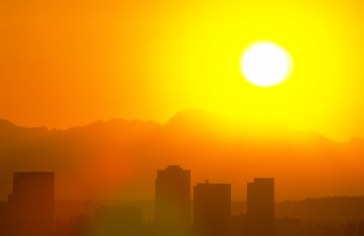
%> input picture matlab/Lab 6 v2/sunset.tiff, 364 x 236 px
$ octave lab6.m   (GNU Octave 9; MATLAB toolbox functions it lacks are replaced by stand-ins)
%> lines starting %> are read from the running program, lines starting %| are printed output that depends on the picture; in (x1, y1, x2, y2) boxes, pixels count from 0 and x2, y2 are one past the last pixel; in counts of white or black regions, pixels touching at a corner belong together; the program's own positions count from 1
### matlab/Lab 6 v2/create_xymatMD.m
function [x_mat, y_mat] = create_xymatMD(num_rows, num_cols, ss)

% Esta funci?n debe regresar dos vectores:
% x_mat, que contiene num_rows elementos. Cada elemento tiene la posici?n
% normalizada (de 0 a 1). La posici?n se normaliza dividiendo el num de
% posici?n entre el total de cols.
    x_mat = [1:num_rows];
    y_mat = [1:num_cols];
    x_mat(:) = (x_mat/num_rows) * ss;
    y_mat(:) = (y_mat/num_cols) * ss;
    x_mat = x_mat';
    y_mat = y_mat';


end

### matlab/Lab 6 v2/normalize_matrix.m
function [I, max_val, min_val] = normalize_matrix(I)
%normalize matrix
% Regresa la matriz I normalizada, as? como los arrays max_val y
% min_val que contienen 3 elementos cada no con el max y min valor de
% cada una de las 3 dimensiones de I

I=double(I);

min_val = [min(min(I(:,:,1))), min(min(I(:,:,2))),min(min(I(:,:,3)))]
max_val = [max(max(I(:,:,1))), max(max(I(:,:,2))),max(max(I(:,:,3)))]

I(:,:,:) = I(:,:,:) + 1;

I(:,:,1) = I(:,:,1)/max_val(1);
I(:,:,2) = I(:,:,2)/max_val(2);
I(:,:,3) = I(:,:,3)/max_val(3);

end

### matlab/Lab 6 v2/compute_idx.m
function [row, col]=compute_idx(idx, ncols)
idx_base=floor(idx/ncols);
residuo=mod(idx, ncols);
if idx_base == 0
row = 1;
col=residuo;
else
if residuo == 0
col=ncols;
row=idx_base;
else
%row = idx_base + 1;
row = idx_base;
col = residuo;
end
end
end

### matlab/Lab 6 v2/generate_xy.m
function index = generate_xy(num_elems, num_cols)
%generates a matrix with the correspondent x and y for index i
%when the matrix is represented as a vector
% index:
% x y
index = zeros(num_elems, 2, 'uint16');
for i = 1: num_elems
[x, y] = compute_idx(i, num_cols);
index(i, 1) = x;
index(i, 2) = y;

end

end

### matlab/Lab 6 v2/init_centers.m
function centers = init_centers(k, num_rows, num_cols, I, x_mat, y_mat, ss)

if mod(k, 2) >0
step_row =(k-1)/2;
step_col = (k+1)/2;

else
step_row =k/2;
step_col = k/2;
end
row_interval=floor(num_rows/step_row);
col_interval=floor(num_cols/step_col);


x = floor(row_interval / 2);
y = floor(col_interval / 2);
i =1;
for sx=1:step_row
for sy=1:step_col
if i >k
break;
end
centers(i,1:3)=I(x, y, 1:3);
centers(i, 4:5) = [x_mat(x), y_mat(y)];
i = i+1;
y = y + col_interval;
if y > num_cols
y = y - floor(col_interval/2);
end
end
x = x + row_interval;
if x > num_rows
x= x - floor(row_interval/2);
end
y = floor(col_interval / 2);

end
end

### matlab/Lab 6 v2/create_feature_vector.m
function [feature_vect] = create_feature_vector(I, center, num_elems, num_cols, x_mat, y_mat)
% returns a matrix diff_mat containing the differences from each pixel to
% the center value-> (which is a color)


%I=double(I);
sc = size(center);

feature_vect = zeros(num_elems, sc(2));
for i=1: num_elems
[x, y]=compute_idx(i, num_cols);
feature_vect(i, 1:3) = [I(x, y, :)];
feature_vect(i, 4:5) = [x_mat(x), y_mat(y)];
end


end

### matlab/Lab 6 v2/allocate_points_matrices.m
function [clusters, cluster_assigned, sum_values, tot_sqr_sum] = allocate_points_matrices( feature_vectors, centers, k, num_rows, num_cols )
% assigns the points to its closer center.
%returns cluster which is a matrix with the same size as the original image I
% and assigns the number of the closest cluster center to each pixel.
% cluster_assigned(k) is a vector containing the number of elements assigned to each cluster.
clusters = zeros(num_rows, num_cols); % Matriz que en cada pixel tiene el num de cluster que le corresponde
cluster_assigned = zeros(1, k); % count of elements per cluster
tot_sqr_sum = 0; % Suma de las distancias totales de todos los elementos a sus centros m?s cercanos. Si tienes una matriz con las distancias de cada pixel al centro m?s cercano, este daro ser? la suma de todos los elementos de la matriz.
cs = size(centers);
sum_values = zeros(k, cs(2)); % Contiene las sumas de todos los elementos de cada cluster. Nos servir? para calcular los promedios para volver a asignar los nuevos clusters para la siguiente iteraci?n


dimFeature = size(feature_vectors);
dimCen = size(centers);
distances = [];

    for i = 1:dimFeature(1)
        distances = [];
        for j = 1:dimCen(1)
            dis = (feature_vectors(i,1) - centers(j,1))^2 + (feature_vectors(i,2) - centers(j,2))^2 + (feature_vectors(i,3) - centers(j,3))^2;
            distances = [distances,dis];
        end

        [m,mini] = min(distances);

        fila = ceil(i/num_cols);
        aux = mod(i,num_cols);


        if aux == 0
            columna = 364;
        else
            columna = aux;
        end
        clusters(fila,columna) = mini;
        cluster_assigned(mini) = cluster_assigned(mini) + 1;
        tot_sqr_sum = tot_sqr_sum + m;
        sum_values(mini,:) = sum_values(mini,:) + feature_vectors(i,:);

    end

end

### matlab/Lab 6 v2/compute_new_means.m
function centers = compute_new_means(centers, sum_values, cluster_assigned)
%cluster_assigned is the count of elements in each cluster
% sum_values is the sum of all the values of the elements of the cluster
% sum_values(i) contains the sum of:
% R G B X Y of all the members in cluster i.
s = size(centers);
k = s(1);
feature_size= s(2);
for i=1:k
    for j =1 : feature_size
    centers(i, j) = sum_values(i, j) / cluster_assigned(i); % En kmeans es solo i
    end
end

### matlab/Lab 6 v2/lab6.m
% LAB 5. Clustering K-Means
% En este lab agruparemos las muestras en clusters. Este tipo de algoritmos
% es de aprendizaje no-supervisado, esto es, proporcionamos las muestras y
% el algoritmo agrupa de modo autom?tico las que m?s se parezcan. El
% principal problema con este tipo de algoritmos es que se tiene que
% proporcionar un n?mero K determinado de clusters desde el inicio. Entre
% mayor sea K, m?s fina ser? la agrupaci?n, m?s parecidos ser?n los
% elementos de cada grupo, pero con una K muy grande se corre el riesgo de
% dividir elementos de la misma clase.
% El algoritmo para realizar clustering usando K-Means es:
% 1. Asigne los valores a los K centros de manera aleatoria
% 2. Calcule la distancia entre cada muestra y los centros
% 3. Asigne cada muestra al centro que le quede m?s cerca
% 4. Calcular nuevos centros usando la media de todas las muestras que
% quedaron en su grupo
% 5. Repita a partir del punto 2 hasta que el cambio en la asignaci?n de
% puntos no cambie.
% En este lab aplicaremos KMeans a una imagen.
% Colour-Based Image Segmentation Using K-Means
% 1: Leer Imagen
% 2: Convertir imagen de RGB a un espacio de color para procesar
% 3: Clasificar los colores usando K-means (pasos arriba)
% 4: Etiqueta cada pixel en la imagen con el cluster que le corresponde
% 5: Repetir hasta que converja o hasta llegar al num de iteraciones
% 1. Leer imagen

k = 20;

image= 'sunset.tiff';
I1=imread(image);
%> I1 is the input picture: size 236x364x3 uint8; mean R, G, B 214.5, 147.1, 5.3
%Para desplegar la imagen:
NI=uint8(I1);
figure('name', 'k-means ');
imshow(NI);
% sacar una copia de los datos
s=size(I1);
%> s = [236 364 3]
I=zeros(s(1), s(2), 3);
I(:,:,1)= I1(:,:,1);
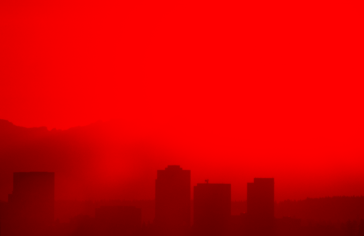
%> I: size 236x364x3 double; mean R, G, B 214.5, 0, 0
I(:,:,2)= I1(:,:,2);
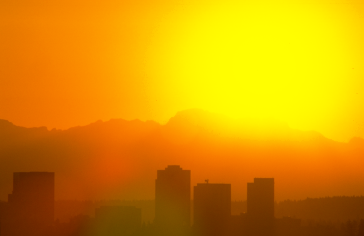
%> I: size 236x364x3 double; mean R, G, B 214.5, 147.1, 0
I(:,:,3)= I1(:,:,3);
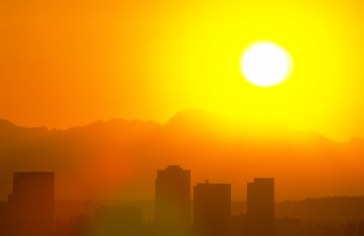
%> I: size 236x364x3 double; 2.73% of pixels changed, all inside (x1, y1, x2, y2) = (0, 38, 296, 236)
s = size(I);
new_image=zeros(s);
num_rows= s(1);
%> num_rows = 236
num_cols=s(2);
%> num_cols = 364
num_elems = num_rows * num_cols;
%> num_elems = 85904
% Crea dos vectores con las posiciones de x y y normalizadas. ss es el
% peso para x y y. Manejaremos 1
[x_mat, y_mat] = create_xymatMD(num_rows, num_cols, 1);
%> x_mat = 236 values from 0.00424 to 1; y_mat = 364 values from 0.00275 to 1

% normalize I
[I, max_val, min_val] = normalize_matrix(I);
%> in normalize_matrix, `min_val = [min(min(I(:,:,1))), min(min(I(:,:,2))),min(min(I(:,:,3)))]`: min_val = [75 27 0]
%> in normalize_matrix, `max_val = [max(max(I(:,:,1))), max(max(I(:,:,2))),max(max(I(:,:,3)))]`: max_val = [255 254 254]
%> in normalize_matrix, `I(:,:,1) = I(:,:,1)/max_val(1);`:
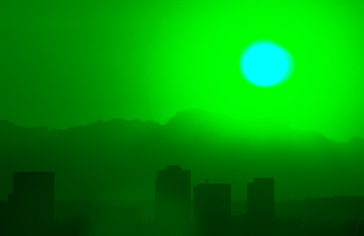
%> I: size 236x364x3 double; mean R, G, B 0.8, 148.1, 6.3
%> in normalize_matrix, `I(:,:,2) = I(:,:,2)/max_val(2);`:
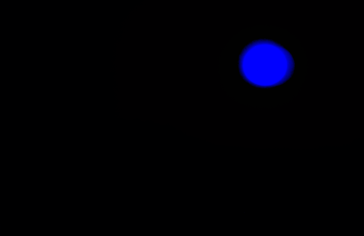
%> I: size 236x364x3 double; mean R, G, B 0.8, 0.6, 6.3
%> max_val = [255 254 254]; min_val = [75 27 0]
% This matrix just contains the x and y
% for an index i. This is used to manage the feature vector
% since the image matrix positions are lost once the feature vectors
% are computed
index = generate_xy(num_elems, num_cols);
% choose the data points for centers, taking the color different points in
% different segments of the image.
centers = init_centers(k, num_rows, num_cols, I, x_mat, y_mat, 1);
%> after the loop in init_centers, `for sx=1:step_row`: centers = 20 rows, first 8: [0.914 0.488 0.00394 0.0466 0.0495; 0.953 0.524 0.00394 0.0466 0.148; 0.984 0.575 0.00394 0.0466 0.247; 0.996 0.654 0.00394 0.0466 0.346; 1 0.776 0.00394 0.0466 0.445; 1 0.898 0.00394 0.0466 0.544; 1 0.965 0.00394 0.0466 0.643; 1 0.98 0.00394 0.0466 0.742]; i = 21

%feature vectors is a matrix where every row is a feature vector
feature_vectors = create_feature_vector(I, centers, num_elems, num_cols, x_mat, y_mat);
for it=1:5

%> (the run ends here)
